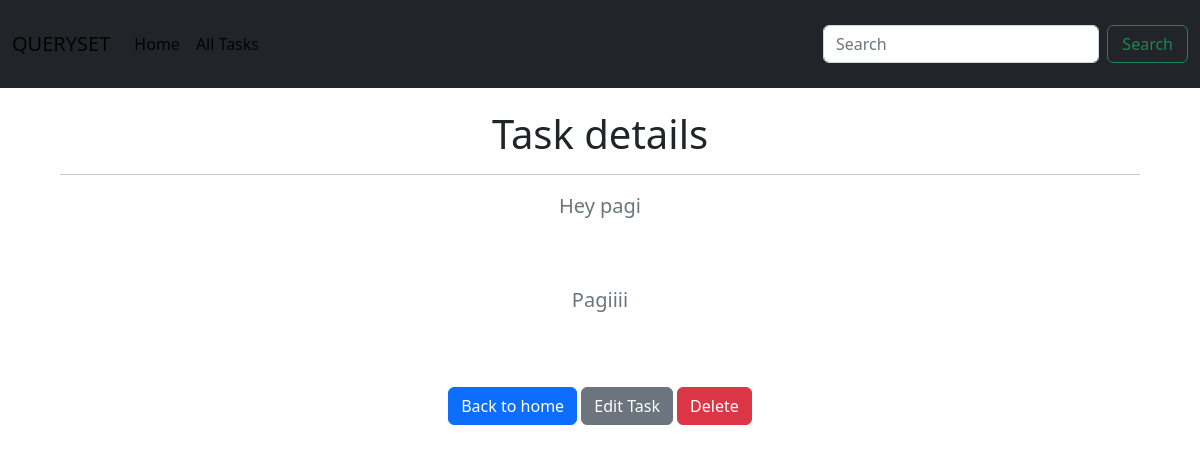
Before: /task/26 with the older database file.
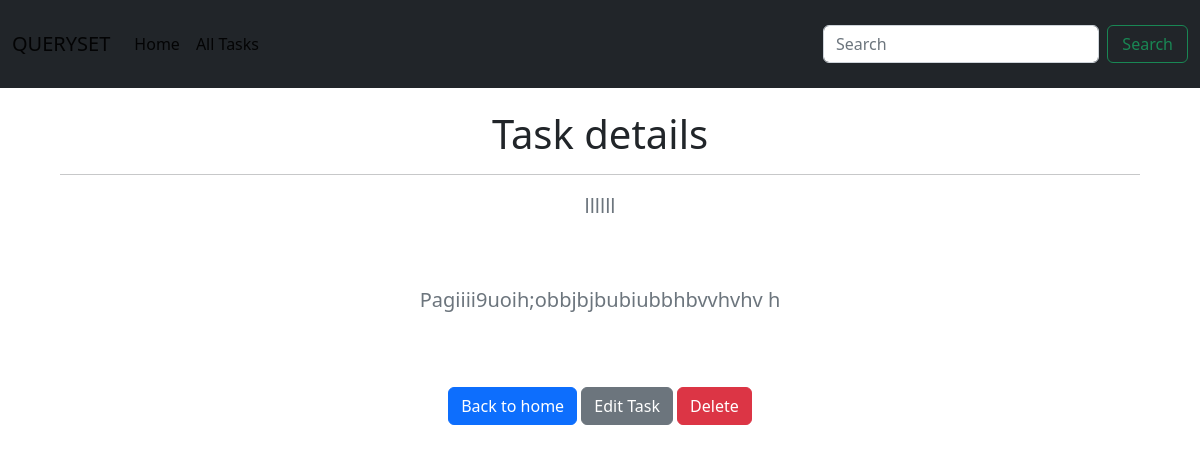
After: the same page with the newer database file.
### crud_queryset/models.py (models this page shows, shortened)
class Task(models.Model):
     name = models.CharField(max_length=120, unique=True)
     description = models.TextField(blank=True)
     iscompleted = models.BooleanField(default=False)
     class Meta:
        ordering = ['name']

### crud_queryset/views.py (the view)
# urls.py: path('task/<int:pk>',crud_queryset.views.view_task,name='detail'),
def view_task(request,pk):
      task_detail = get_object_or_404(Task, pk=pk)
      return render(request, 'tasks/detail.html', {'task':task_detail})

### crud_queryset/templates/tasks/detail.html
{%extends 'crud/base.html'%}
{% block content %}
<section class="container">
    <main style="text-align:center;padding: 6px;">
        <section class="text-center">
          <div class="container">
            <h1 class="jumbotron-heading pt-3">Task details</h1>
            <hr class="star-primary">
            <p class="lead text-muted">{{task.name}}</p>
            <p class="lead text-muted py-5">{{task.description}}</p>
            <p>
              <a href="{%url 'home-page' %}" class="btn btn-primary my-2">Back to home</a>
              <a href="{%url 'update-task' task.id %}" class="btn btn-secondary my-2">Edit Task</a>
              <a href="{%url 'delete-task' task.id %}" class="btn btn-danger my-2">Delete</a>
            </p>
          </div>
        </section>
      </main>
</section>
{%endblock%}

### crud_queryset/templates/crud/base.html (shortened to what this page needs)
{% load sass_tags %}
<!doctype html>
<html lang="en">
  <head>
    <link rel="stylesheet" href="https://use.fontawesome.com/releases/v5.7.2/css/all.css"
>
    <link href="https://cdn.jsdelivr.net/npm/bootstrap@5.2.3/dist/css/bootstrap.min.css" rel="stylesheet"
>
    <link href="{% sass_src 'scss/index.scss' %}" rel="stylesheet" type="text/css" />
    <link href="https://cdn.jsdelivr.net/npm/bootstrap@5.2.3/dist/css/bootstrap.min.css" rel="stylesheet">
  </head>
  <body>
    <section>
    {% include 'tasks/navbar.html' %}
      {%block content%}
      {%endblock%}
    </section>
  </body>
</html>

### crud_queryset/templates/tasks/navbar.html (shortened to what this page needs)
<nav class="navbar navbar-expand-lg bg-dark py-4">
    <div class="container-fluid">
      <div class="collapse navbar-collapse" id="navbarTogglerDemo01">
        <a class="navbar-brand" href="{% url 'home-page' %}">QUERYSET</a>
        <ul class="navbar-nav me-auto mb-2 mb-lg-0">
          <li class="nav-item">
            <a class="nav-link active" aria-current="page" href="{% url 'home-page' %}">Home</a>
          </li>
          <li class="nav-item">
            <a class="nav-link active" aria-current="page" href="{% url 'all-tasks' %}">All Tasks</a>
          </li>
        </ul>
        <form class="d-flex" role="search" action="{%url 'search-site'%}" method="post">
          <input class="form-control me-2" type="search" name="searched" placeholder="Search" aria-label="Search">
          <button class="btn btn-outline-success ml-3" type="submit" style="width:100px">Search</button>
        </form>
      </div>
    </div>
  </nav>

Changed rows visible on the page:
changed Task: name "Hey pagi" → "llllll"; description "Pagiiii" → "Pagiiii9uoih;obbjbjbubiubbhbvvhvhv h"
